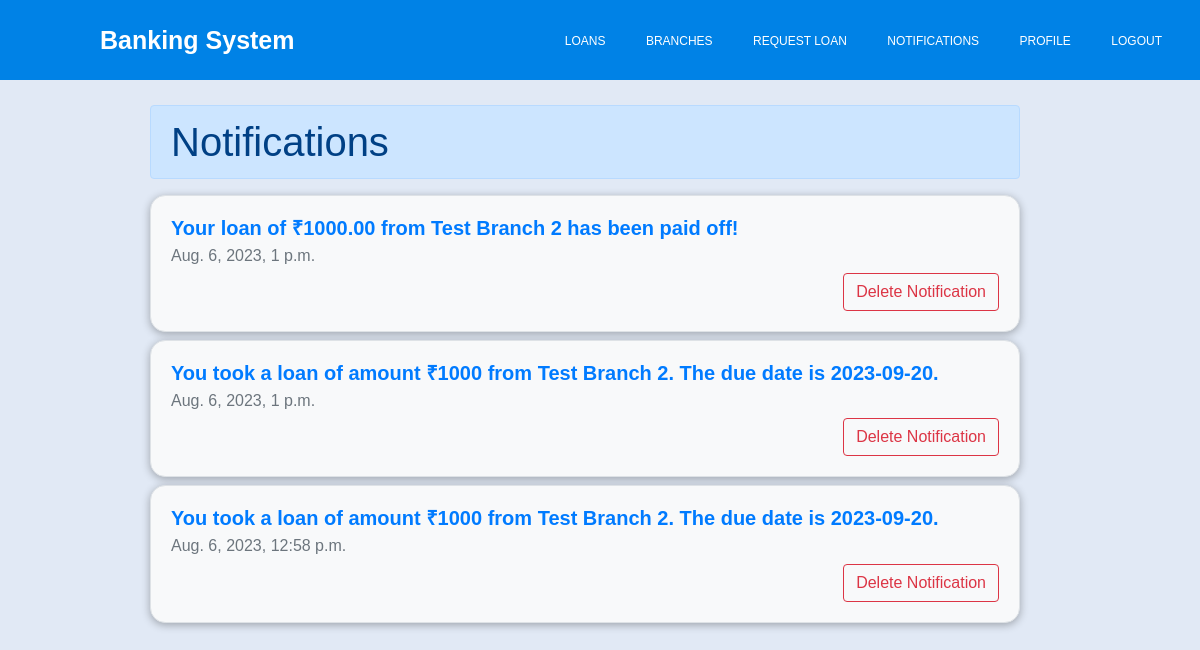
The page /notifications (signed in) on the database as committed earlier.
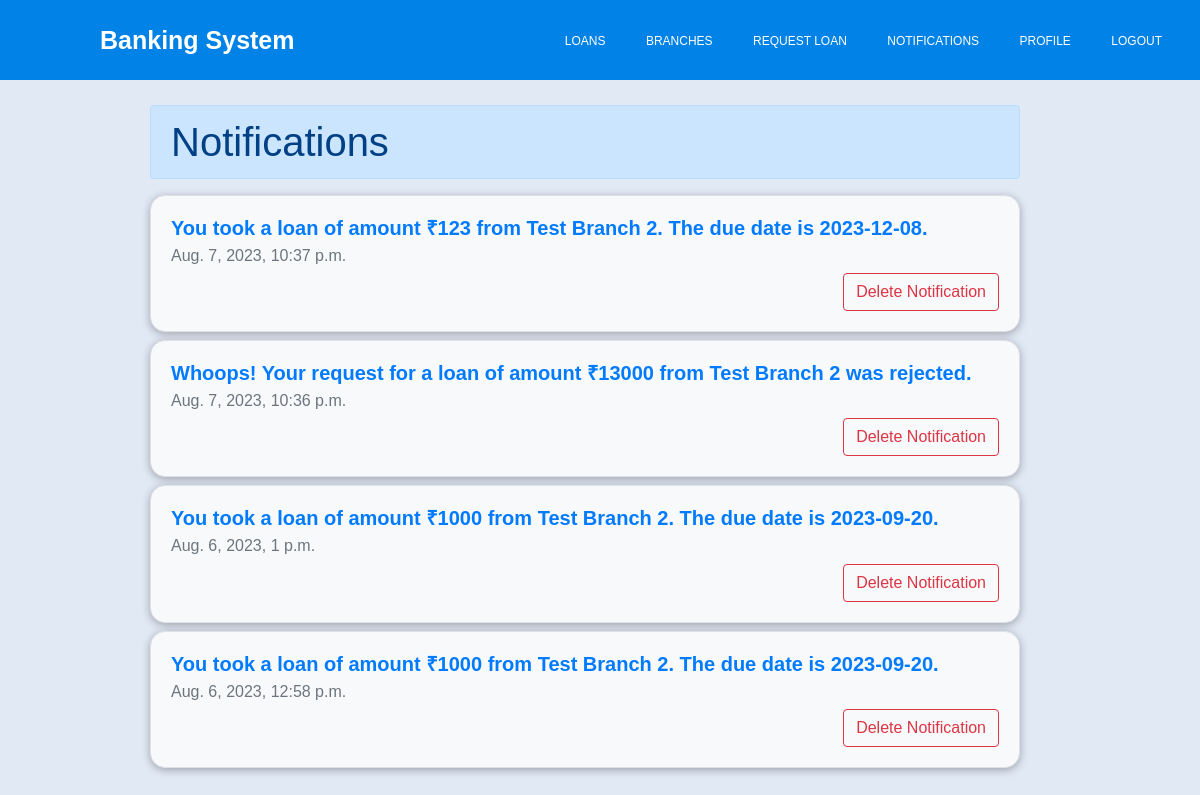
The same page on the database as committed later.
### bank_management/models.py (models this page shows, shortened)
class Notification(models.Model):
    loan = models.ForeignKey(Loan, on_delete=models.CASCADE,blank=True, null=True)
    user = models.ForeignKey(User, on_delete=models.CASCADE)
    message = models.CharField(max_length=90,blank=True)
    date = models.DateTimeField(auto_now_add=True)
    is_seen = models.BooleanField(default=False)

### bank_management/views.py (the view)
# urls.py: path("notifications",notifications,name='notifications'),
@login_required
def notifications(request):
    notifications = Notification.objects.filter(user=request.user).order_by('-date')
    notifications.update(is_seen=True)
    context = {
        "notifications":notifications,
    }
    return render(request,"notifications.html",context=context)

### banking_system/templates/notifications.html (shortened to what this page needs)
{% extends 'base.html' %} {% block content %}
<div class="row mt-2" style="width: 100%">
    <div class="col">
         {% if not notifications %}
        <h1>You dont have any notifications as of yet.</h1>
        {% else %}
        <h1
          class="mt-2 alert alert-primary"
          style="margin-right: 150px; margin-left: 150px"
        >
          Notifications
        </h1>
        {% for notification in notifications %}
        <div
          class="card mt-2"
          style="
            background-color: #f8f9fa;
            border: 1px solid #dee2e6;
            border-radius: 0.95rem;
            box-shadow: 0 0.125rem 0.5rem rgba(0, 0, 0, 0.3);
            margin-right: 150px;
            margin-left: 150px;
          "
        >
          <div class="card-body">
            <h5
              class="card-title"
              style="color: #007bff; font-size: 1.25rem; font-weight: bold"
            >
              {{notification.message}}
            </h5>
            <h6 class="card-subtitle mb-2 text-muted">{{notification.date}}</h6>
            <a
              class="btn btn-outline-danger float-end"
              href="{% url 'delete-notification' notification.id %}"
            >
              Delete Notification
            </a>
          </div>
        </div>
        {% endfor %}{% endif %}
      </div>
    </div>
    {% endblock content %}

Rows that differ between the two databases and show on the page:
removed Notification: message "Your loan of ₹1000.00 from Test Branch 2 has been paid off!", date "Aug. 6, 2023, 1 p.m."
added Notification: message "You took a loan of amount ₹123 from Test Branch 2. The due date is 2023-12-08.", date "Aug. 7, 2023, 10:37 p.m."
added Notification: message "Whoops! Your request for a loan of amount ₹13000 from Test Branch 2 was rejected.", date "Aug. 7, 2023, 10:36 p.m."
